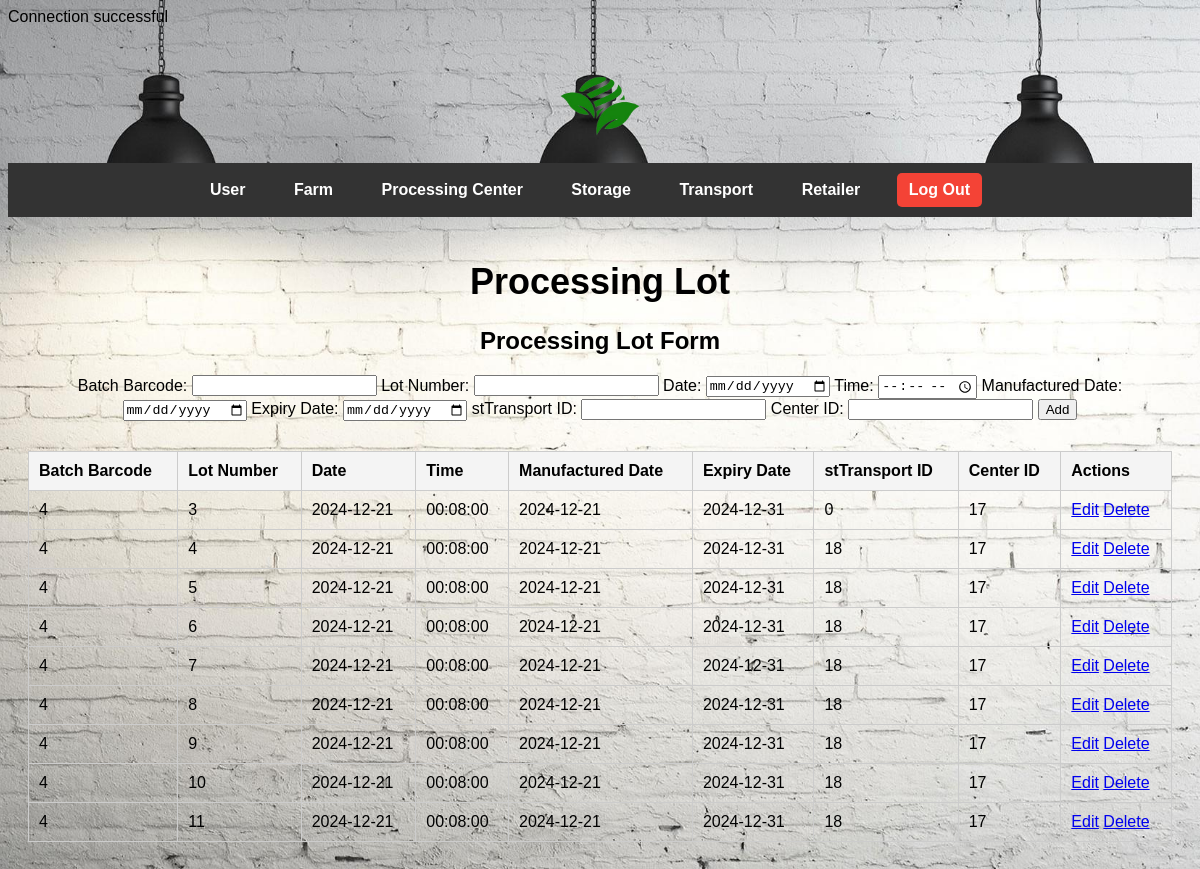
The page /admin_processing_lot.php on the database its author committed.
### tables this page shows
CREATE TABLE `tblprocessinglot` (
  `Batch Barcode` int(13) NOT NULL,
  `Lot Number` int(7) NOT NULL,
  `Date` date NOT NULL,
  `Time` time NOT NULL,
  `Manufactured Date` date NOT NULL,
  `Expiry Date` date NOT NULL,
  `stTransport ID` int(7) NOT NULL,
  `Center ID` int(7) NOT NULL
);

### admin_processing_lot.php (the view, shortened to what this page needs)
<?php
include('connect.php');
$sql = "SELECT * FROM tblprocessinglot";
$result = $conn->query($sql);
?>
<!DOCTYPE html>
<html lang="en">
<head>
    <link rel="stylesheet" href="admin_style.css">
</head>
<body class="admin-page">
    <header>
        <img src="logo.png" alt="Logo" class="logo">
        <nav class="navbar">
            <ul>
                <li><a href="admin_user.php">User</a></li>
                <li><a href="#" class="dropdown">Farm</a>
                    </li>
                <li>
                    <a href="#" class="dropdown">Processing Center</a>
                </li>
                <li><a href="#storage">Storage</a></li>
                <li><a href="#transport">Transport</a></li>
                <li><a href="admin_retailer_order.php">Retailer</a></li>
                <li><a href="starting_page.php" class="btn-logout">Log Out</a></li>
            </ul>
        </nav>
    </header>
    <main>
        <h1>Processing Lot</h1>
        <form method="POST" class="lot-form">
            <h2>Processing Lot Form</h2>
            <label for="batch_barcode">Batch Barcode:</label>
            <input type="text" id="batch_barcode" name="batch_barcode" required>
            <label for="lot_number">Lot Number:</label>
            <input type="text" id="lot_number" name="lot_number" required>
            <label for="date">Date:</label>
            <input type="date" id="date" name="date" required>
            <label for="time">Time:</label>
            <input type="time" id="time" name="time" required>
            <label for="manufactured_date">Manufactured Date:</label>
            <input type="date" id="manufactured_date" name="manufactured_date" required>
            <label for="expiry_date">Expiry Date:</label>
            <input type="date" id="expiry_date" name="expiry_date" required>
            <label for="st_transport_id">stTransport ID:</label>
            <input type="text" id="st_transport_id" name="st_transport_id" required>
            <label for="center_id">Center ID:</label>
            <input type="text" id="center_id" name="center_id" required>
            <button type="submit" class="btn btn-primary">Add</button>
        </form>
        <?php
        if ($result->num_rows > 0) {
            echo '<table class="table table-bordered">
                    <thead>
                        <tr>
                            <th>Batch Barcode</th>
                            <th>Lot Number</th>
                            <th>Date</th>
                            <th>Time</th>
                            <th>Manufactured Date</th>
                            <th>Expiry Date</th>
                            <th>stTransport ID</th>
                            <th>Center ID</th>
                            <th>Actions</th>
                        </tr>
                    </thead>
                    <tbody>';
            while($row = $result->fetch_assoc()) {
                echo '<tr>
                        <td>' . $row['Batch Barcode'] . '</td>
                        <td>' . $row['Lot Number'] . '</td>
                        <td>' . $row['Date'] . '</td>
                        <td>' . $row['Time'] . '</td>
                        <td>' . $row['Manufactured Date'] . '</td>
                        <td>' . $row['Expiry Date'] . '</td>
                        <td>' . $row['stTransport ID'] . '</td>
                        <td>' . $row['Center ID'] . '</td>
                        <td>
                            <a href="admin_processing_lot_update.php?id=' . $row['Lot Number'] . '" class="btn btn-warning btn-sm">Edit</a>
                            <a href="admin_processing_lot.php?delete_id=' . $row['Lot Number'] . '" class="btn btn-danger btn-sm" onclick="return confirm(\'Are you sure you want to delete this?\')">Delete</a>
                        </td>
                    </tr>';
            }
            echo '</tbody>
                </table>';
        } else {
            echo '<p>No data available</p>';
        }
        ?>
    </main>
</body>
</html>

### admin_style.css (style rules this page uses)
body { color: black; font-family: Arial, sans-serif; background: url('admin_bg.jpg') no-repeat center center fixed; background-size: cover; }
.navbar { background-color: #333; padding: 10px; text-align: center; }
.navbar ul { list-style-type: none; margin: 0; padding: 0; }
.navbar li { display: inline-block; margin-right: 20px; position: relative; }
.navbar a { color: white; text-decoration: none; font-weight: bold; padding: 8px 12px; display: inline-block; }
header .logo { display: block; margin: 20px auto; max-width: 120px; height: auto; }
table { width: 100%; margin-top: 30px; border-collapse: collapse; }
table th, table td { padding: 10px; border: 1px solid #ccc; text-align: left; }
table th { background-color: #f4f4f4; }
main { text-align: center; padding: 20px; color: black; }
h1 { font-size: 36px; color: black; }
.btn-logout { background-color: #f44336; color: white; padding: 5px 15px; text-decoration: none; border-radius: 5px; }

### rows shown on the page
tblprocessinglot: Batch Barcode "4", Lot Number "3", Date "2024-12-21", Time "00:08:00", Manufactured Date "2024-12-21", Expiry Date "2024-12-31", stTransport ID "0", Center ID "17"
tblprocessinglot: Batch Barcode "4", Lot Number "4", Date "2024-12-21", Time "00:08:00", Manufactured Date "2024-12-21", Expiry Date "2024-12-31", stTransport ID "18", Center ID "17"
tblprocessinglot: Batch Barcode "4", Lot Number "5", Date "2024-12-21", Time "00:08:00", Manufactured Date "2024-12-21", Expiry Date "2024-12-31", stTransport ID "18", Center ID "17"
tblprocessinglot: Batch Barcode "4", Lot Number "6", Date "2024-12-21", Time "00:08:00", Manufactured Date "2024-12-21", Expiry Date "2024-12-31", stTransport ID "18", Center ID "17"
tblprocessinglot: Batch Barcode "4", Lot Number "7", Date "2024-12-21", Time "00:08:00", Manufactured Date "2024-12-21", Expiry Date "2024-12-31", stTransport ID "18", Center ID "17"
tblprocessinglot: Batch Barcode "4", Lot Number "8", Date "2024-12-21", Time "00:08:00", Manufactured Date "2024-12-21", Expiry Date "2024-12-31", stTransport ID "18", Center ID "17"
tblprocessinglot: Batch Barcode "4", Lot Number "9", Date "2024-12-21", Time "00:08:00", Manufactured Date "2024-12-21", Expiry Date "2024-12-31", stTransport ID "18", Center ID "17"
tblprocessinglot: Batch Barcode "4", Lot Number "10", Date "2024-12-21", Time "00:08:00", Manufactured Date "2024-12-21", Expiry Date "2024-12-31", stTransport ID "18", Center ID "17"
tblprocessinglot: Batch Barcode "4", Lot Number "11", Date "2024-12-21", Time "00:08:00", Manufactured Date "2024-12-21", Expiry Date "2024-12-31", stTransport ID "18", Center ID "17"
